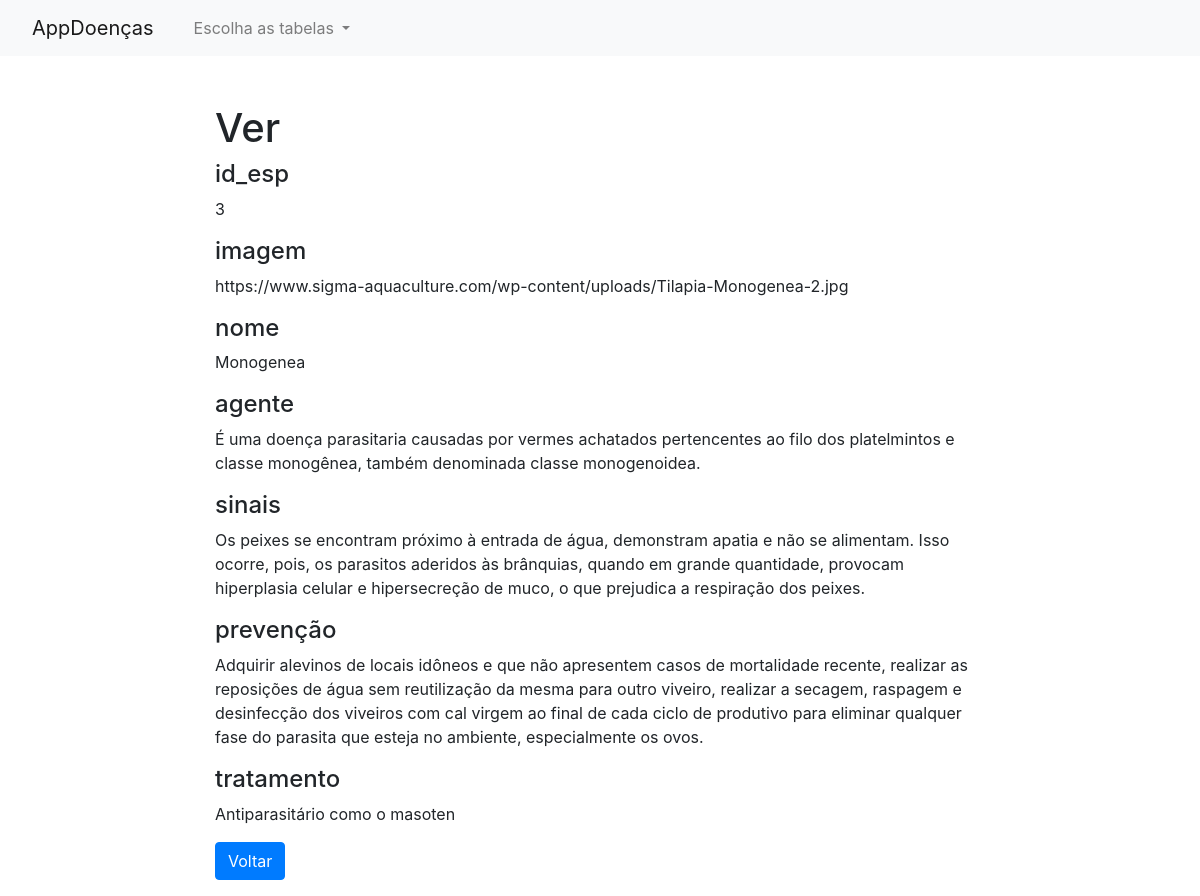
The app's page /doenca-read.php?id=2 with its own data.
### tables this page shows
CREATE TABLE `doenca` (
  `id` int(10) NOT NULL,
  `id_esp` int(10) NOT NULL,
  `imagem` text NOT NULL,
  `nome` text NOT NULL,
  `agente` text NOT NULL,
  `sinais` text NOT NULL,
  `prevenção` text NOT NULL,
  `tratamento` text NOT NULL
);

### doenca-read.php (the view, shortened to what this page needs)
<?php
if(isset($_GET["id"]) && !empty($_GET["id"])){
    require_once "config.php";
    $sql = "SELECT * FROM doenca WHERE id = ?";
    if($stmt = mysqli_prepare($link, $sql)){
        $param_id = trim($_GET["id"]);
		if (is_int($param_id)) $__vartype = "i";
		elseif (is_string($param_id)) $__vartype = "s";
		elseif (is_numeric($param_id)) $__vartype = "d";
		else $__vartype = "b";
        mysqli_stmt_bind_param($stmt, $__vartype, $param_id);
        if(mysqli_stmt_execute($stmt)){
            $result = mysqli_stmt_get_result($stmt);
            if(mysqli_num_rows($result) == 1){
                $row = mysqli_fetch_array($result, MYSQLI_ASSOC);
            } else{
                header("location: error.php");
                exit();
            }
        } else{
            echo "Tente novamente!<br>".$stmt->error;
        }
    }
} else{
    header("location: error.php");
    exit();
}
?>
<!DOCTYPE html>
<html lang="en">
<head>
    <link rel="stylesheet" href="https://stackpath.bootstrapcdn.com/bootstrap/4.5.0/css/bootstrap.min.css">
</head>
<?php require_once('navbar.php'); ?>
<body>
    <section class="pt-5">
        <div class="container-fluid">
            <div class="row">
                <div class="col-md-8 mx-auto">
                    <div class="page-header">
                        <h1>Ver</h1>
                    </div>
                     <div class="form-group">
                            <h4>id_esp</h4>
                            <p class="form-control-static"><?php echo $row["id_esp"]; ?></p>
                        </div><div class="form-group">
                            <h4>imagem</h4>
                            <p class="form-control-static"><?php echo $row["imagem"]; ?></p>
                        </div><div class="form-group">
                            <h4>nome</h4>
                            <p class="form-control-static"><?php echo $row["nome"]; ?></p>
                        </div><div class="form-group">
                            <h4>agente</h4>
                            <p class="form-control-static"><?php echo $row["agente"]; ?></p>
                        </div><div class="form-group">
                            <h4>sinais</h4>
                            <p class="form-control-static"><?php echo $row["sinais"]; ?></p>
                        </div><div class="form-group">
                            <h4>prevenção</h4>
                            <p class="form-control-static"><?php echo $row["prevenção"]; ?></p>
                        </div><div class="form-group">
                            <h4>tratamento</h4>
                            <p class="form-control-static"><?php echo $row["tratamento"]; ?></p>
                        </div>
                    <p><a href="doenca-index.php" class="btn btn-primary">Voltar</a></p>
                </div>
            </div>
        </div>
    </section>
</body>
</html>

### records on screen
doenca: id_esp "3", imagem "https://www.sigma-aquaculture.com/wp-content/uploads/Tilapia-Monogenea-2.jpg", nome "Monogenea", agente "É uma doença parasitaria causadas por vermes achatados pertencentes ao filo dos platelmintos e classe monogênea, também denominada classe monogenoidea.", sinais "Os peixes se encontram próximo à entrada de água, demonstram apatia e não se alimentam. Isso ocorre, pois, os parasitos aderidos às brânquias, quando em grande quantidade, provocam hiperplasia celular e hipersecreção de muco, o que prejudica a respiração dos peixes.", prevenção "Adquirir alevinos de locais idôneos e que não apresentem casos de mortalidade recente, realizar as reposições de água sem reutilização da mesma para outro viveiro, realizar a secagem, raspagem e desinfecção dos viveiros com cal virgem ao final de cada ciclo de produtivo para eliminar qualquer fase do parasita que esteja no ambiente, especialmente os ovos.", tratamento "Antiparasitário como o masoten"
